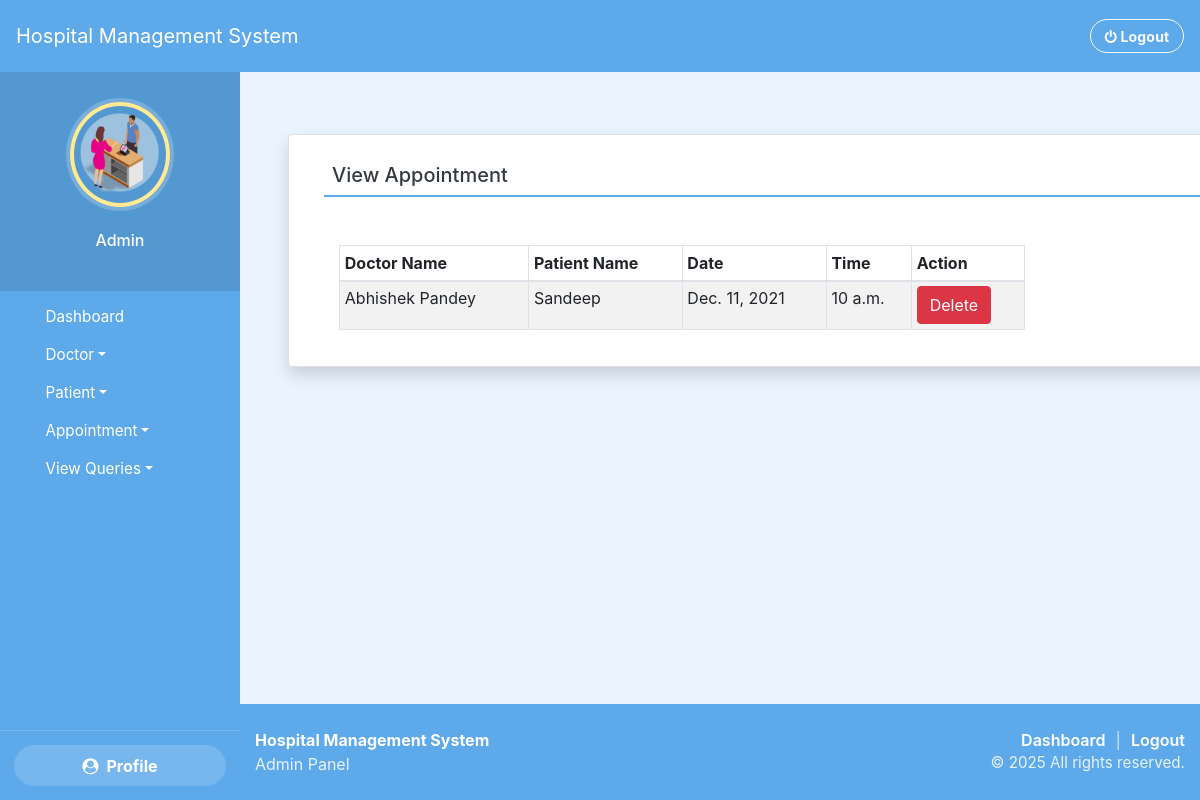
Screenshot of /view_appointment (signed in) with the database file from the repository.
### hospitals/models.py (models this page shows, shortened)
class Appointment(models.Model):
    doctor = models.ForeignKey(Doctor,on_delete=models.CASCADE)
    patient = models.ForeignKey(Patient, on_delete=models.CASCADE)
    date1 = models.DateField()
    time1 = models.TimeField()

class Doctor(models.Model):
    name = models.CharField(max_length=50)
    mobile = models.IntegerField()
    special = models.CharField(max_length=50)
    def __str__(self):
       return self.name;

class Patient(models.Model):
    name = models.CharField(max_length=50)
    gender = models.CharField(max_length=10)
    mobile = models.IntegerField(null=True)
    address = models.CharField(max_length=50)
    def __str__(self):
       return self.name;

### hospitals/views.py (the view)
# urls.py: path('view_appointment', view_appointment, name='view_appointment'),
def view_appointment(request):
    if not request.user.is_staff:
        return redirect('login')
    appointment = Appointment.objects.all()
    d = {'appointment':appointment}
    return render(request,'view_appointment.html', d)

### hospitals/templates/view_appointment.html (shortened to what this page needs)
{% extends 'admin_nav.html' %}
{% load static %}
{% block content %}
<div style="height: 1rem;"></div>
<div class="container card shadow m-5">
    <div class="card-body">
        <h5 class="p-2" style="border-bottom: 2px solid #5DA9E9">View Appointment</h5>
		<div class="container mt-5">
		<table id="example" class="table table-striped table-bordered table-sm" style="width:80%">
			<thead>
				<tr>
					<th>Doctor Name</th>
					<th>Patient Name</th>
                    <th>Date</th>
					<th>Time</th>
					<th>Action</th>
				</tr>
			</thead>
			<tbody>
            {% for i in appointment %}
			<tr>
				<td>{{i.doctor}}</td>
				<td>{{i.patient}}</td>
				<td>{{i.date1}}</td>
				<td>{{i.time1}}</td>
				<td><a href="{% url 'delete_appointment' i.id %}" onclick="return confirm('Are you ready to delete this record ?')" class="btn btn-danger">Delete</a></td>
			</tr>
			{% endfor %}
			</tbody>
		</table>
	 </div>
	</div>
</div>
{% endblock content %}

### hospitals/static/style.css (style rules this page uses)
body { padding-left: 240px; }

### hospitals/static/theme.css (style rules this page uses)
:root { --primary: #5DA9E9; --primary-light: #EAF4FF; --secondary: #F1F3F5; --background: #FFFFFF; --text: #343A40; --button: #1C7ED6; }
html, body { background: var(--primary-light); color: var(--text); }
body { min-height: 100vh; display: flex; flex-direction: column; }
.card { background: var(--background); }

### hospitals/templates/admin_nav.html (style rules this page uses)
* { margin: 0; padding: 0; box-sizing: border-box; }
:root { --admin-sidebar-width: 240px; --admin-sidebar-width-md: 90px; --admin-topbar-height: 70px; }
html, body { width: 100%; height: 100%; overflow-x: hidden; }
body { padding-left: var(--admin-sidebar-width); padding-top: var(--admin-topbar-height); overflow-y: auto; -ms-overflow-style: none; scrollbar-width: none; }
a:link { text-decoration: none; }
a { color: white; }

### rows the page displays
Appointment: doctor "Abhishek Pandey", patient "Sandeep", date1 "Dec. 11, 2021", time1 "10 a.m."
